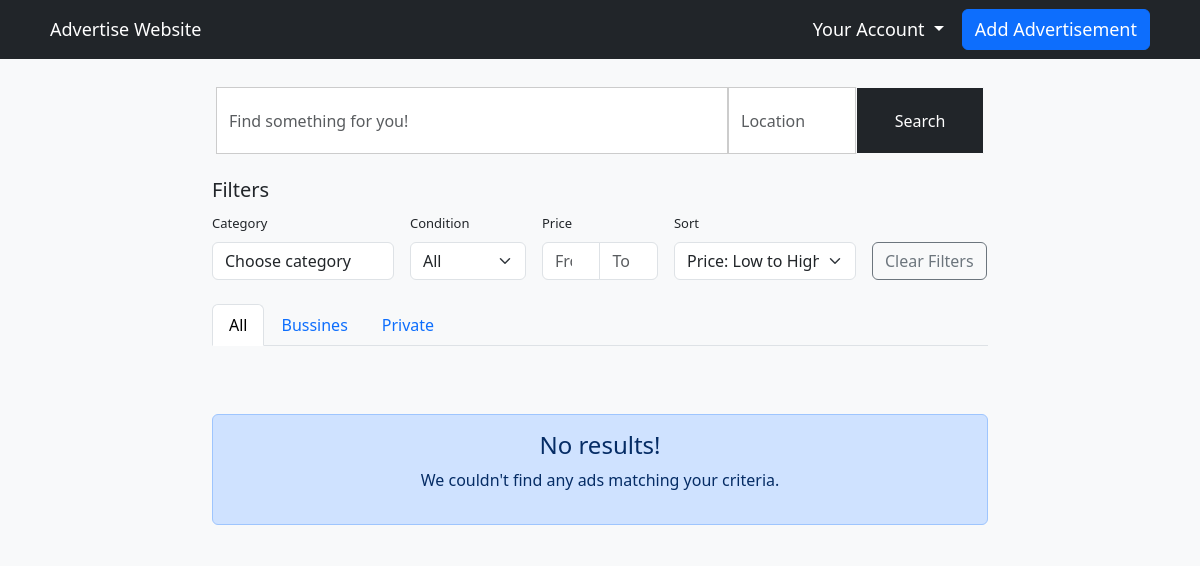
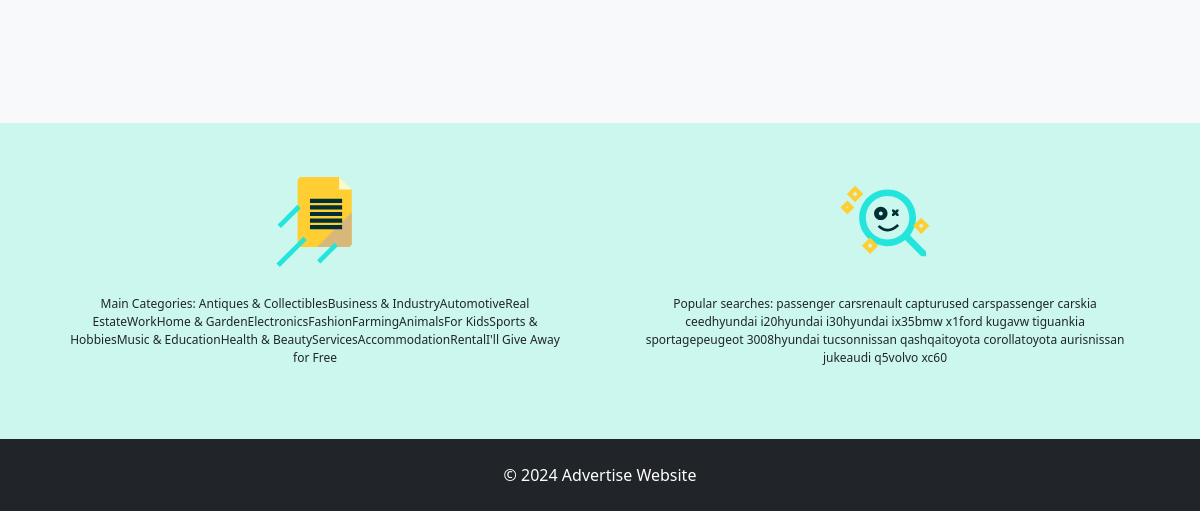
Before: /oferts.php with the older database file (2 pictures, top to bottom).
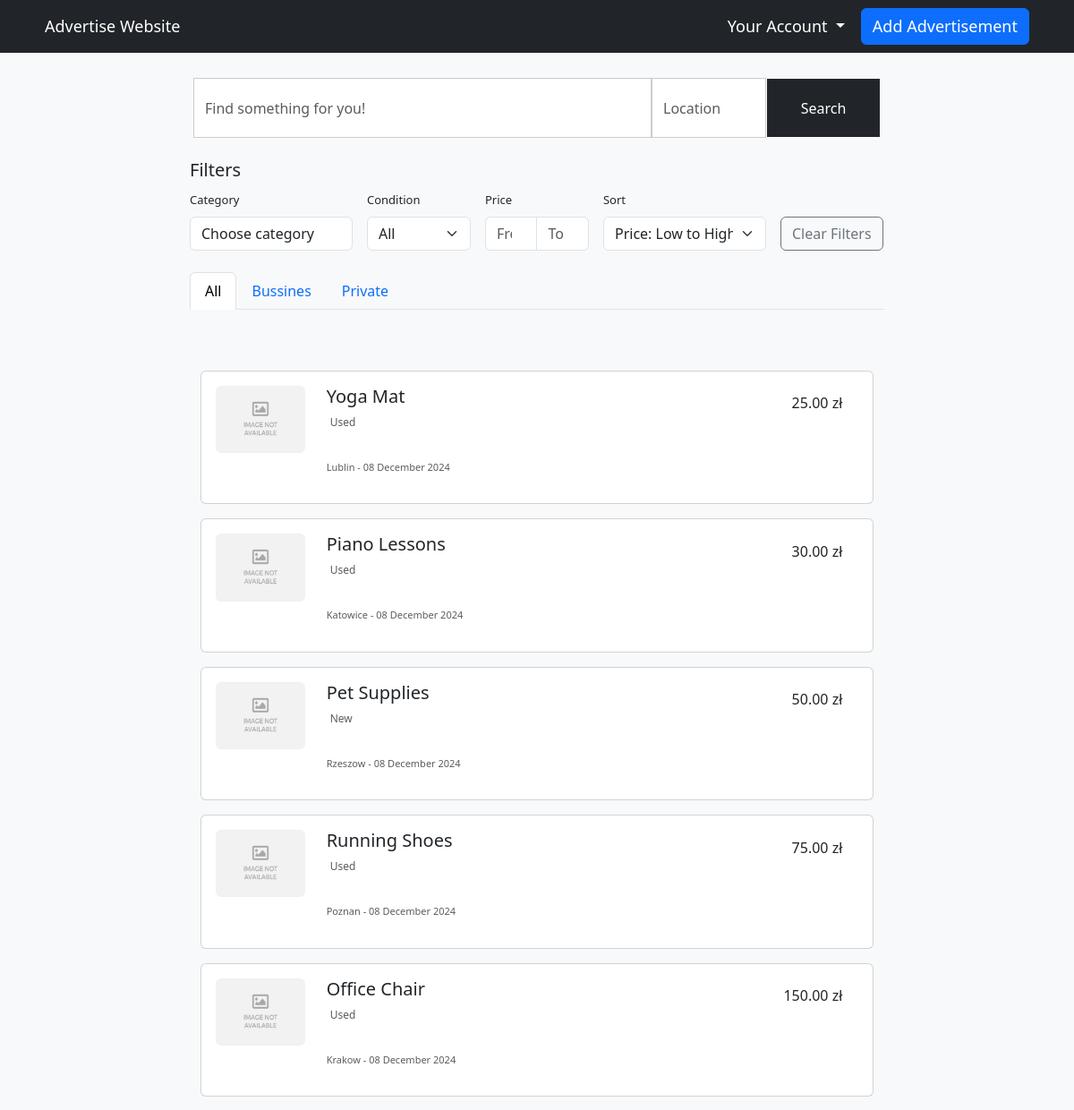
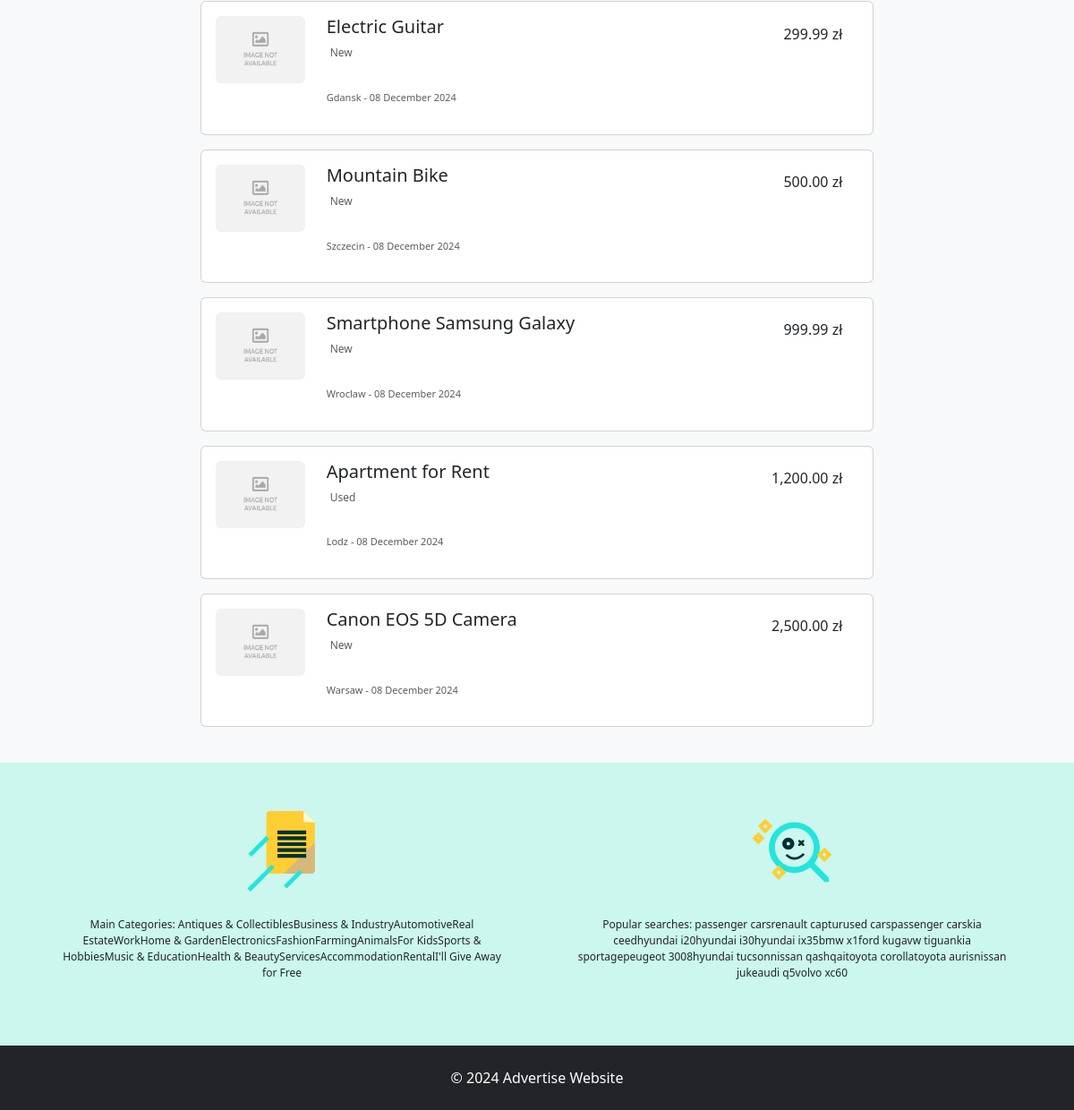
After: the same page with the newer database file (2 pictures, top to bottom).
### tables this page shows
CREATE TABLE IF NOT EXISTS ads (
    id INT AUTO_INCREMENT PRIMARY KEY,
    title VARCHAR(100) NOT NULL,
    description TEXT NOT NULL,
    price DECIMAL(10,2) NOT NULL,
    localization VARCHAR(100) NOT NULL,
    category_id INT NULL,
    image_path TEXT,
    user_id INT NOT NULL,
    phone_number VARCHAR(15) NULL,
    active TINYINT(1) DEFAULT 1,
    condit TINYINT(1) DEFAULT 0,
    created_at DATETIME DEFAULT CURRENT_TIMESTAMP,
    updated_at DATETIME DEFAULT CURRENT_TIMESTAMP ON UPDATE CURRENT_TIMESTAMP,
    FOREIGN KEY (category_id) REFERENCES categories(id) ON DELETE SET NULL,
    FOREIGN KEY (user_id) REFERENCES users(id) ON DELETE CASCADE
);

### oferts.php (the view, shortened to what this page needs)
<?php
require 'db.php';
$search = isset($_GET['search']) ? trim($_GET['search']) : null;
$location = isset($_GET['location']) ? trim($_GET['location']) : null;
$condition = isset($_GET['condition']) ? trim($_GET['condition']) : null;
$priceFrom = isset($_GET['priceFrom']) ? trim($_GET['priceFrom']) : null;
$priceTo = isset($_GET['priceTo']) ? trim($_GET['priceTo']) : null;
$sql = "SELECT * FROM ads WHERE active = 1";
$params = [];
$sortOrder = isset($_GET['sortOrder']) ? $_GET['sortOrder'] : 'price_asc';
switch ($sortOrder) {
    default:
        $sql .= " ORDER BY price ASC";
        break;
}
try {
    $query = $db->prepare($sql);
    $query->execute($params);
    $adsToDisplay = $query->fetchAll(PDO::FETCH_ASSOC);
} catch (PDOException $e) {
    echo json_encode(['success' => false, 'message' => 'Error fetching ads: ' . $e->getMessage()]);
    exit();
}
?>
<!DOCTYPE html>
<html lang="pl">
<head>
    <link href="https://cdn.jsdelivr.net/npm/bootstrap@5.3.3/dist/css/bootstrap.min.css" rel="stylesheet">
    <link href="https://cdnjs.cloudflare.com/ajax/libs/font-awesome/6.0.0/css/all.min.css" rel="stylesheet">
</head>
<body>
    <nav class="navbar navbar-expand-sm bg-dark">
        <div class="container-fluid container-custom">
            <a class="navbar-brand" href="./index.php">Advertise Website</a>
            <div class="collapse navbar-collapse justify-content-center" id="navbarSupportedContent">
                <ul class="navbar-nav">
                    <li class="nav-item dropdown">
                        <a class="nav-link dropdown-toggle" href="#" id="navbarDropdown" role="button"
                            data-bs-toggle="dropdown" aria-expanded="false">
                            Your Account
                        </a>
                    </li>
                </ul>
            </div>
            <a class="btn btn-primary btn-add-ad" href="./addAnnounView.php">Add Advertisement</a>
        </div>
    </nav>
    <div style="min-height: 630px;" id="kontener" class="container-fluid bg-light">
        <div class="row">
            <div class="col-md-2 bg-light" id="sideBar1"></div>
            <main class="col-md-8 bg-light">
                <div style="padding: 20px 0;" class="col-md-12 bg-light">
                    <form id="searchForm" action="./oferts.php" method="GET">
                        <div class=" justify-content-center align-items-center mx-3 my-2">
                            <div class="row">
                                <div class="col-lg-8 col-md-8 col-sm-8 p-0">
                                    <input type="text" class="form-control search-slt" id="searchQuery" value="<?= htmlspecialchars($search) ?>" name="search" placeholder="Find something for you!">
                                </div>
                                <div class="col-lg-2 col-md-2 col-sm-2 p-0">
                                    <input type="text" class="form-control search-slt" value="<?= htmlspecialchars($location) ?>" id="locationQuery" name="location" placeholder="Location">
                                </div>
                                <div class="col-lg-2 col-md-2 col-sm-2 p-0">
                                    <button type="submit" class="btn btn-light btn-search" id="searchButton">Search</button>
                                </div>
                            </div>
                        </div>
                        <div class="my-4">
                            <div class="filter-section">
                                <h5>Filters</h5>
                                <div class="row g-3 align-items-center">
                                    <div class="col-md-3">
                                        <label for="category" class="form-label miniKat">Category</label>
                                        <select id="category" name="category" class="form-control">
                                            <option value="">Choose category</option>
                                        </select>
                                    </div>
                                    <div class="col-md-2">
                                        <label for="condition" class="form-label miniKat">Condition</label>
                                        <select class="form-select" id="condition" name="condition">
                                            <option value="" <?= $condition === null ? 'selected' : '' ?>>All</option>
                                        </select>
                                    </div>
                                    <div class="col-md-2">
                                        <label class="form-label miniKat">Price</label>
                                        <div class="input-group">
                                            <input type="number" class="form-control" value="<?= htmlspecialchars($priceFrom) ?>" placeholder="From" id="priceFrom" name="priceFrom">
                                            <input type="number" class="form-control" value="<?= htmlspecialchars($priceTo) ?>" placeholder="To" id="priceTo" name="priceTo">
                                        </div>
                                    </div>
                                    <div class="col-md-3">
                                        <label for="sortOrder" class="form-label miniKat">Sort</label>
                                        <select name="sortOrder" class="form-select">
                                            <option value="price_asc" <?= $sortOrder == 'price_asc' ? 'selected' : '' ?>>Price: Low to High</option>
                                        </select>
                                    </div>
                                    <div class="col-md-2 filter-buttons">
                                        <div class="form-label-placeholder miniKat"></div>
                                        <button type="button" class="btn btn-outline-secondary" id="clearFilters">Clear Filters</button>
                                    </div>
                                </div>
                            </div>
                            <ul class="nav nav-tabs my-4">
                                <li class="nav-item">
                                    <a class="nav-link active" href="#">All</a>
                                </li>
                                <li class="nav-item">
                                    <a class="nav-link" href="#">Bussines</a>
                                </li>
                                <li class="nav-item">
                                    <a class="nav-link" href="#">Private</a>
                                </li>
                            </ul>
                        </div>
                    </form>
                </div>
                <div style="width: 100%;" class="container my-4">
                    <div class="row">
                        <?php if (!empty($adsToDisplay)) : ?>
                            <?php foreach ($adsToDisplay as $ad): ?>
                                <div class="mb-3">
                                    <a style="text-decoration: none;" href="./ofert.php?adId=<?= $ad['id'] ?>" class="card featured p-3">
                                        <div class="row">
                                            <div class="col-md-2 text-center">
                                                <?php
                                                $imagePaths = !empty($ad['image_path']) ? explode(',', $ad['image_path']) : ['noImage.jpg'];
                                                $firstImage = $imagePaths[0];
                                                ?>
                                                <img src="./uploads/thumb_150x113/<?= htmlspecialchars($firstImage) ?>" alt="Image" class="img-fluid rounded">
                                            </div>
                                            <div class="col-md-8">
                                                <h5 class="card-title"><?= htmlspecialchars($ad['title']) ?></h5>
                                                <p style="font-size:12px" class="text-muted mx-1"><?= $ad['condit'] == 0 ? 'New' : 'Used' ?></p>
                                                <p style="margin-top: 7%; font-size:11px" class="text-muted"><?= htmlspecialchars($ad['localization']) ?> - <?= date('d F Y', strtotime($ad['updated_at'])) ?></p>
                                            </div>
                                            <div style="margin-top: 1%;padding-right:4%" class="col-md-2 text-end">
                                                <span class="price"><?= number_format($ad['price'], 2) ?> zł</span>
                                            </div>
                                        </div>
                                    </a>
                                </div>
                            <?php endforeach; ?>
                        <?php else: ?>
                            <div class="alert alert-primary text-center" role="alert">
                                <h4 class="alert-heading">No results!</h4>
                                <p>We couldn't find any ads matching your criteria.</p>
                            </div>
                        <?php endif; ?>
                    </div>
                </div>
            </main>
            <div class="col-md-2 bg-light" id="sideBar2"></div>
        </div>
    </div>
    <div class="py-5" style="background-color: #cbf7ee;min-height: 200px;" class="popular">
        <div class="container ">
            <div class="row text-center">
                <div class="col-6">
                    <div class="mb-3" style="align-items: center;"><img style="height:100px; width:100px" src="./img/1.svg" alt=""></div>
                    <div class="m-4" style="font-size:12px;">
                        <span>
                            Main Categories: Antiques & CollectiblesBusiness & IndustryAutomotiveReal EstateWorkHome & GardenElectronicsFashionFarmingAnimalsFor KidsSports & HobbiesMusic & EducationHealth & BeautyServicesAccommodationRentalI'll Give Away for Free </span>
                    </div>
                </div>
                <div class="col-6">
                    <div class="mb-3" style="align-items: center;"><img style="height:100px; width:100px" src="./img/2.svg" alt=""></div>
                    <div class="m-4" style="font-size:12px;"><span>
                            Popular searches: passenger carsrenault capturused carspassenger carskia ceedhyundai i20hyundai i30hyundai ix35bmw x1ford kugavw tiguankia sportagepeugeot 3008hyundai tucsonnissan qashqaitoyota corollatoyota aurisnissan jukeaudi q5volvo xc60 </span>
                    </div>
                </div>
            </div>
        </div>
    </div>
    <footer class="bg-dark text-white text-center py-4 mt-auto">
        &copy; 2024 Advertise Website
    </footer>
</body>
</html>

### oferts.php (style rules this page uses)
.search-slt { display: block; width: 100%; height: 22px; font-size: 1rem; line-height: 1.5; color: #55595c; background-color: #fff; background-image: none; border: 1px solid #ccc; height: calc(4rem + 3px) !important; border-radius: 0; }
.btn-search { width: 100%; font-size: 1rem; font-weight: 400; text-transform: capitalize; height: calc(4rem + 3px) !important; border-radius: 1%; background-color: var(--bs-body-color); color: white !important; }
.container-custom { padding-left: 260px; padding-right: 260px; }
.navbar-brand { margin-right: auto; }
.btn-add-ad { margin-left: 10px; }
.container-custom { padding-left: 320px; padding-right: 320px; }
@media (max-width: 1900px) { .container-custom { padding-left: 300px; padding-right: 300px; } }
@media (max-width: 1600px) { .container-custom { padding-left: 255px; padding-right: 255px; } }
@media (max-width: 1200px) { .container-custom { padding-left: 50px; padding-right: 50px; } }
.navbar-collapse { flex-grow: 0; }
.btn-add-ad { flex-grow: 0; }
.navbar-brand, #navbarDropdown, .btn-add-ad { font-size: 18px !important; ; font-weight: 400 !important; color: white !important; }
.form-label-placeholder { height: 1.5rem; margin-bottom: 0.5rem; display: block; }
.miniKat { font-size: 13px; }

Changed rows visible on the page:
added ads: image_path (placeholder picture), title "Yoga Mat", condit "Used", localization "Lublin", updated_at "08 December 2024", price "25.00"
added ads: image_path (placeholder picture), title "Piano Lessons", condit "Used", localization "Katowice", updated_at "08 December 2024", price "30.00"
added ads: image_path (placeholder picture), title "Pet Supplies", condit "New", localization "Rzeszow", updated_at "08 December 2024", price "50.00"
added ads: image_path (placeholder picture), title "Running Shoes", condit "Used", localization "Poznan", updated_at "08 December 2024", price "75.00"
added ads: image_path (placeholder picture), title "Office Chair", condit "Used", localization "Krakow", updated_at "08 December 2024", price "150.00"
added ads: image_path (placeholder picture), title "Electric Guitar", condit "New", localization "Gdansk", updated_at "08 December 2024", price "299.99"
added ads: image_path (placeholder picture), title "Mountain Bike", condit "New", localization "Szczecin", updated_at "08 December 2024", price "500.00"
added ads: image_path (placeholder picture), title "Smartphone Samsung Galaxy", condit "New", localization "Wroclaw", updated_at "08 December 2024", price "999.99"
added ads: image_path (placeholder picture), title "Apartment for Rent", condit "Used", localization "Lodz", updated_at "08 December 2024", price "1,200.00"
added ads: image_path (placeholder picture), title "Canon EOS 5D Camera", condit "New", localization "Warsaw", updated_at "08 December 2024", price "2,500.00"
Other visible differences:
text no longer shown: "No results! We couldn't find any ads matching your criteria."
